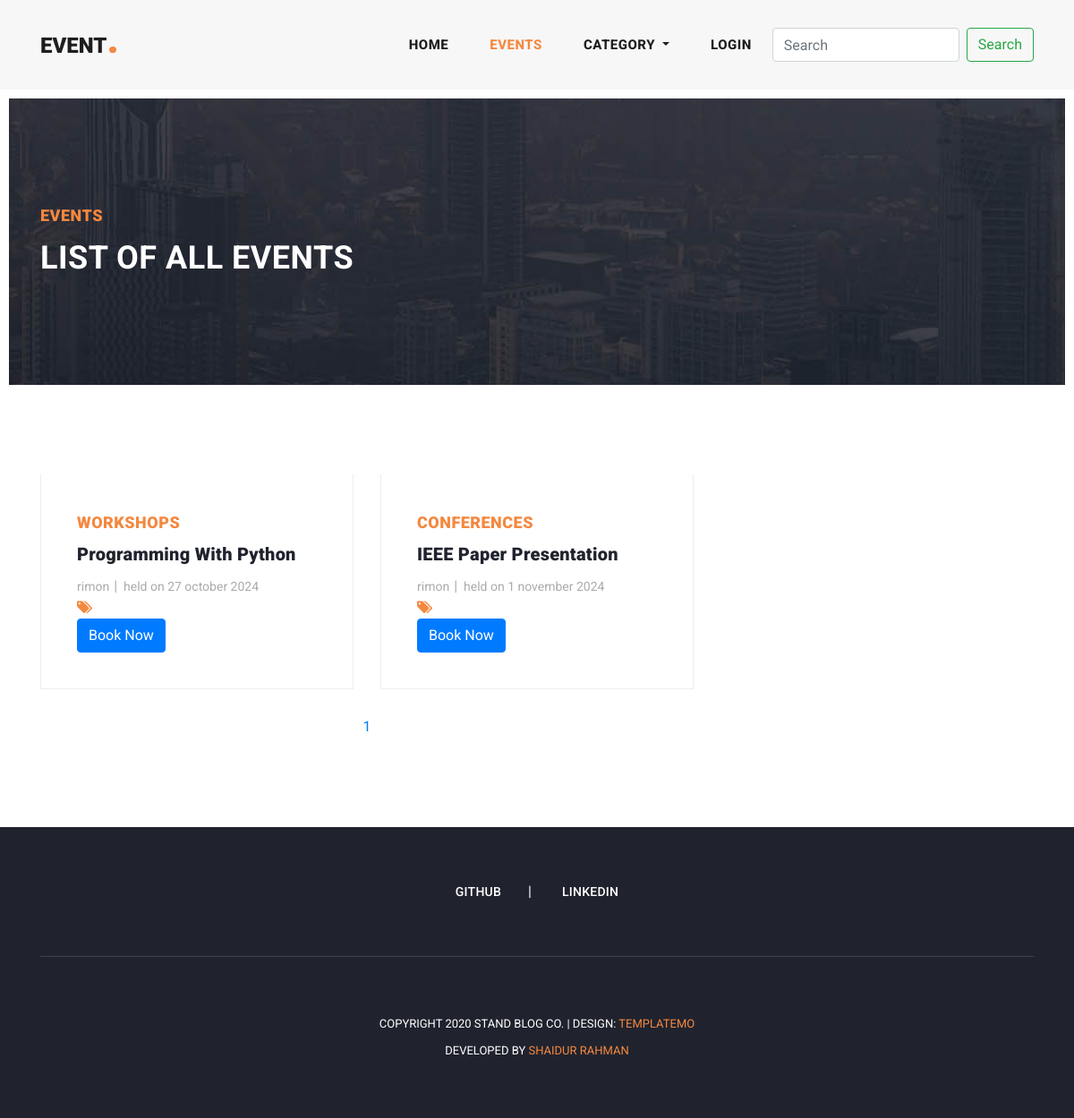
/all_events/, run on an earlier commit of the app's database.
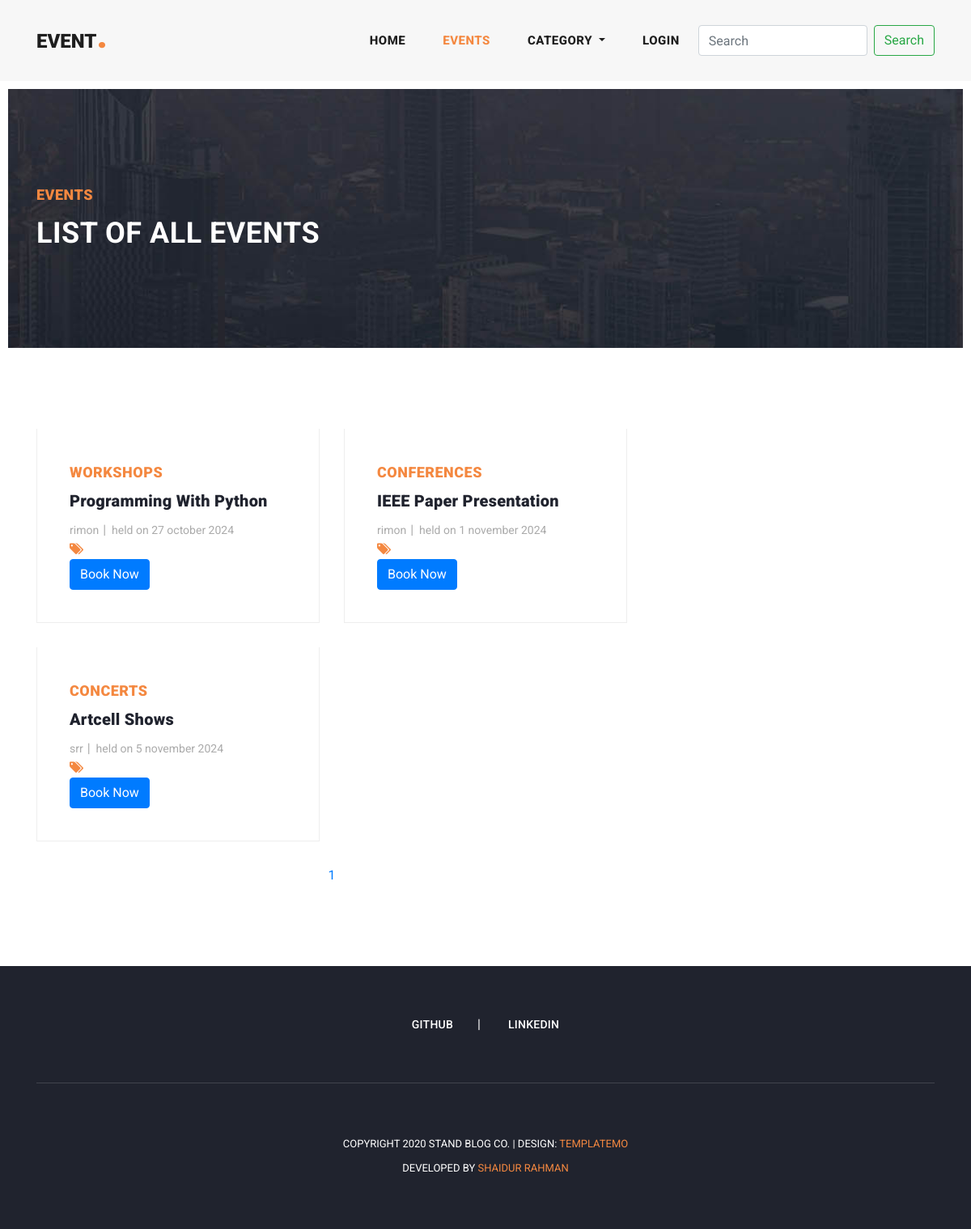
And on a later commit of the database.
### post/models.py (models this page shows, shortened)
class Event(models.Model):
    user=models.ForeignKey(CustomUser,related_name='user_event',on_delete=models.CASCADE)
    category=models.ForeignKey(Category,related_name='category_event',on_delete=models.CASCADE)
    title=models.CharField(max_length=250)
    date=models.CharField(max_length=250)
    location=models.CharField(max_length=500)
    slug=models.SlugField(null=True, blank=True)
    description=HTMLField()
    created_date=models.DateField(auto_now_add=True)
    booking=models.ManyToManyField(CustomUser, related_name='booking_events', blank=True)

class Category(models.Model):
    title=models.CharField(max_length=150, unique=True)
    slug=models.SlugField(null=True, blank=True)
    created_date=models.DateField(auto_now_add=True)
    def __str__(self) -> str:
        return self.title

### account/models.py (models this page shows, shortened)
class CustomUser(AbstractBaseUser, PermissionsMixin):
    username = models.CharField(
        max_length=150,
        validators=[UnicodeUsernameValidator, ],
        unique=True
    )
    email = models.EmailField(unique=True)
    first_name = models.CharField(max_length=30, blank=True)
    last_name = models.CharField(max_length=30, blank=True)
    is_active = models.BooleanField(default=True)
    is_staff = models.BooleanField(default=False)
    date_joined = models.DateTimeField(auto_now_add=True)
    objects = CustomUserManager()
    USERNAME_FIELD = 'username'
    REQUIRED_FIELDS = ['email']

### post/views.py (the view)
# urls.py: path('all_events/',All_Events.as_view(),name='all_events'),
class All_Events(generic.ListView):
    model = Event
    template_name = 'all_events.html'
    context_object_name = 'events'
    paginate_by = 4
    def get_context_data(self, **kwargs):
        context = super().get_context_data(**kwargs)
        page_obj = Custom_Paginator(self.request, self.get_queryset(), self.paginate_by)
        queryset = page_obj.get_queryset()
        paginator = page_obj.paginator
        context['events'] = queryset
        context['paginator'] = paginator
        context['current_path'] = self.request.path
        return context

### post/context_processors.py (called while the page is built)
def categories(request):
    categories_with_counts = Category.objects.annotate(blogs_count=Count('category_event'))
    return {"categories": categories_with_counts}

### post/views.py (called while the page is built)
    def get_queryset(self):
        try:
            queryset = self.paginator.page(self.page)
        except PageNotAnInteger:
            queryset = self.paginator.page(1)
        except EmptyPage:
            queryset = self.paginator.page(1)
        except InvalidPage:
            queryset = self.paginator.page(1)
        return queryset

### templates/all_events.html (shortened to what this page needs)
{% extends "base.html" %}
{% load static %}
{% block content %}
<div class="heading-page header-text">
    <section class="page-heading">
        <div class="container">
        <div class="row">
            <div class="col-lg-12">
            <div class="text-content">
                <h4>Events</h4>
                <h2>List of all events</h2>
            </div>
            </div>
        </div>
        </div>
    </section>
</div>
<section class="blog-posts grid-system">
    <div class="container">
        <div class="row">
            <div class="col-lg-8">
                <div class="all-blog-posts">
                    <div class="row">
                        {% for event in events %}
                        <div class="col-lg-6">
                            <div class="blog-post">
                                <div class="down-content">
                                    <span>{{event.category}}</span>
                                    <a href="#">
                                        <h4>{{event.title}}</h4>
                                    </a>
                                    <ul class="post-info">
                                        <li><a href="#">{{event.user.username}}</a></li>
                                        <li><a href="#">held on {{event.date}}</a></li>
                                    </ul>
                                    <div class="post-options">
                                        <div class="row">
                                            <div class="col-lg-12">
                                                <ul class="post-tags">
                                                    <li><i class="fa fa-tags"></i></li>
                                                    {% if request.user in event.booking.all %}
                                                        <form method="POST" action="#">
                                                        {% csrf_token %}
                                                        <button class="btn btn-success" disabled>Booked</button>
                                                        </form>
                                                    {% else %}
                                                        <form method="POST" action="{% url 'add_booking' event.id %}">
                                                            <button type="submit" class="btn btn-primary">Book Now</button>
                                                        </form>
                                                    {% endif %}
                                                </ul>
                                            </div>
                                        </div>
                                    </div>
                                </div>
                            </div>
                        </div>
                        {% endfor %}
                        <div class="col-lg-12">
                            {% include 'pagination.html' %}
                        </div>
                    </div>
                </div>
            </div>
        </div>
    </div>
</section>
{% endblock content %}

### templates/base.html (shortened to what this page needs)
<!DOCTYPE html>
<html lang="en">
  <head>
    {% load static %}
    <link href="{% static 'vendor/bootstrap/css/bootstrap.min.css' %}" rel="stylesheet">
    <link rel="stylesheet" href="{% static 'css/fontawesome.css' %}">
    <link rel="stylesheet" href="{% static 'css/templatemo-stand-blog.css' %}">
    <link rel="stylesheet" href="{% static 'css/owl.css' %}">
</head>
<body>
    {% include "header.html" %}
    {% block content %}
    {% endblock content %}
    {% include "footer.html" %}
</body>
</html>

### templates/header.html (shortened to what this page needs)
<header class="">
    <nav class="navbar navbar-expand-lg">
      <div class="container">
        <a class="navbar-brand" href="{% url 'home' %}"><h2>Event<em>.</em></h2></a>
        <div class="collapse navbar-collapse" id="navbarResponsive">
          <ul class="navbar-nav ml-auto">
            <li class="nav-item {% if current_path == '/' %}active{% endif %}">
              <a class="nav-link" href="{% url 'home' %}">Home
              </a>
            </li>
            <li class="nav-item {% if current_path == '/all_events/' %}active{% endif %}">
              <a class="nav-link" href="{% url 'all_events' %}">Events</a>
            </li>
            <li class="nav-item dropdown">
              <a class="nav-link dropdown-toggle" href="#" id="navbarDropdown" role="button" data-toggle="dropdown" aria-haspopup="true" aria-expanded="false">
                Category
              </a>
            </li>
            {% if request.user.is_authenticated %}
            <li class="nav-item dropdown">
              <a class="nav-link dropdown-toggle" href="#" id="navbarDropdown" role="button" data-toggle="dropdown" aria-haspopup="true" aria-expanded="false">
                {{request.user.username}}
              </a>
              <div class="dropdown-menu" aria-labelledby="navbarDropdown">
                <a class="dropdown-item" href="{% url 'profile' %}">Profile</a>
                <a class="dropdown-item" href="{% url 'add_event' %}">Add Event</a>
                <a class="dropdown-item" href="{% url 'my_event' %}">My Event</a>
                <a class="dropdown-item" href="{% url 'booking_list' %}">Booking Event</a>
                <a class="dropdown-item" href="{% url 'logout' %}">Logout</a>
              </div>
            </li>
            {% else %}
            <li class="nav-item {% if current_path == '/login/' %}active{% endif %}">
              <a class="nav-link" href="{% url 'login' %}">Login</a>
            </li>
            {% endif %}
            <form class="form-inline my-2 my-lg-0" action="#" method="GET">
              <input class="form-control mr-sm-2" name="key" type="search" placeholder="Search" aria-label="Search" required>
              <button class="btn btn-outline-success my-2 my-sm-0" type="submit">Search</button>
            </form>
          </ul>
        </div>
      </div>
    </nav>
  </header>

### templates/pagination.html (shortened to what this page needs)
<ul class="page-numbers">
    {% for page in paginator.page_range %}
    {% if events.number > page|add:"-4"  and events.number < page|add:"+4" %}
    <a href="?page={{page}}" class="{% if page == events.number %} active {% endif %}">{{page}}</a>
    {% endif %}
    {% endfor %}
</ul>

### templates/footer.html
<footer>
    <div class="container">
      <div class="row">
        <div class="col-lg-12">
          <ul class="social-icons">
            <li><a href="https://github.com/SRR23">Github</a></li>
            <li><a href="http://www.linkedin.com/in/shaidur-rahman-09475b2b3">Linkedin</a></li>
          </ul>
        </div>
        <div class="col-lg-12">
          <div class="copyright-text">
            <p>Copyright 2020 Stand Blog Co.
               | Design: <a rel="nofollow" href="https://templatemo.com" target="_parent">TemplateMo</a></p>
            <p>Developed by <a href="https://shaidur.pythonanywhere.com/">Shaidur Rahman</a></p>
          </div>
        </div>
      </div>
    </div>
  </footer>

### templates/scripts.html (shortened to what this page needs)
{% load static %}

### assets/css/templatemo-stand-blog.css (style rules this page uses)
body { font-family: 'Roboto', sans-serif; overflow-x: hidden; text-rendering: optimizeLegibility; -webkit-font-smoothing: antialiased; -moz-osx-font-smoothing: grayscale; }
p { margin-bottom: 0px; font-size: 15px; font-weight: 400; color: #7a7a7a; line-height: 30px; }
a { text-decoration: none!important; }
ul { padding: 0; margin: 0; list-style: none; }
h1,h2,h3,h4,h5,h6 { margin: 0px; }
.heading-page { padding-top: 110px; }
.page-heading { margin: 0px 10px; padding: 120px 0px; text-align: left; background-position: center center; background-repeat: no-repeat; background-size: cover; background-image: url(../images/heading-bg.jpg); }
.page-heading .text-content h4 { color: #f48840; font-size: 18px; text-transform: uppercase; font-weight: 900; letter-spacing: 0.5px; margin-bottom: 15px; }
.page-heading .text-content h2 { color: #fff; font-size: 36px; font-weight: 700; text-transform: uppercase; letter-spacing: 0.5px; }
header { position: absolute; z-index: 99999; width: 100%; height: 100px; background-color: #f7f7f7; -webkit-transition: all 0.3s ease-in-out 0s; -moz-transition: all 0.3s ease-in-out 0s; -o-transition: all 0.3s ease-in-out 0s; transition: all 0.3s ease-in-out 0s; }
header .navbar { padding: 25px 0px; }
.navbar .navbar-brand { float: left; margin-top: -12px; outline: none; }
.navbar .navbar-brand h2 { color: #1e1e1e; text-transform: uppercase; font-size: 24px; font-weight: 900; -webkit-transition: all .3s ease 0s; -moz-transition: all .3s ease 0s; -o-transition: all .3s ease 0s; transition: all .3s ease 0s; }
.navbar .navbar-brand h2 em { font-size: 44px; font-style: normal; color: #f48840; }
#navbarResponsive { z-index: 999; }
.navbar-collapse { text-align: center; }
.navbar .navbar-nav .nav-item { margin: 0px 15px; }
.navbar .navbar-nav a.nav-link { text-transform: capitalize; font-size: 15px; font-weight: 800; text-transform: uppercase; letter-spacing: 0.5px; color: #1e1e1e; transition: all 0.3s; }
.navbar .navbar-nav .nav-link:hover, .navbar .navbar-nav .active>.nav-link, .navbar .navbar-nav .nav-link.active, .navbar .navbar-nav .nav-link.show, .navbar .navbar-nav .show>.nav-link { color: #f48840; }
.blog-posts { margin-top: 100px; }
.blog-posts .blog-post { margin-bottom: 30px; }
.blog-posts .down-content { padding: 40px; border-right: 1px solid #eee; border-left: 1px solid #eee; border-bottom: 1px solid #eee; }
.blog-posts .down-content span { font-size: 18px; text-transform: uppercase; letter-spacing: 0.5px; font-weight: 900; color: #f48840; }
.blog-posts .down-content h4 { font-size: 24px; text-transform: capitalize; letter-spacing: 0.5px; font-weight: 900; color: #20232e; margin: 10px 0px 12px 0px; }
.blog-posts .down-content ul.post-info li { display: inline-block; margin-right: 8px; }
.blog-posts .down-content ul.post-info li:after { content: '|'; color: #aaa; margin-left: 8px; }
.blog-posts .down-content h4 { font-size: 20px; letter-spacing: 0.25px; }
.grid-system .down-content ul.post-info li { margin-right: 3px; }
.grid-system .down-content ul.post-info li:after { margin-left: 5px; }
.blog-posts .down-content ul.post-info li:last-child::after { display: none; }
.blog-posts .down-content ul.post-info li a { font-size: 14px; color: #aaa; font-weight: 400; transition: all .3s; }
.blog-posts .down-content ul.post-tags li, .blog-posts .down-content ul.post-share li { display: inline-block; }
.blog-posts .down-content ul.post-tags li:first-child i, .blog-posts .down-content ul.post-share li:first-child i { color: #f48840; margin-right: 5px; }
.blog-posts .down-content ul.post-tags li, .blog-posts .down-content ul.post-share li { color: #aaa; }
ul.page-numbers { text-align: center; }
footer { margin-top: 100px; text-align: center; background-color: #20232e; padding: 60px 0px; }
footer ul.social-icons { padding-bottom: 60px; margin-bottom: 60px; border-bottom: 1px solid rgba(250,250,250,0.15); }
footer ul.social-icons li { display: inline-block; margin-right: 30px; }
footer ul.social-icons li:after { content: "|"; color: #fff; margin-left: 30px; }
footer ul.social-icons li:last-child { margin-right: 0px; }
footer ul.social-icons li:last-child::after { display: none; }
footer ul.social-icons li a { font-size: 14px; text-transform: uppercase; color: #fff; font-weight: 500; letter-spacing: 0.25px; transition: all .3s; }
footer p { font-size: 13px; text-transform: uppercase; color: #fff; }
footer p a { color: #f48840; }

What changed in the data, as far as the page shows it:
added Event: category "CONCERTS", title "Artcell Shows", user.username "srr", date "5 november 2024", shows "Book Now"
